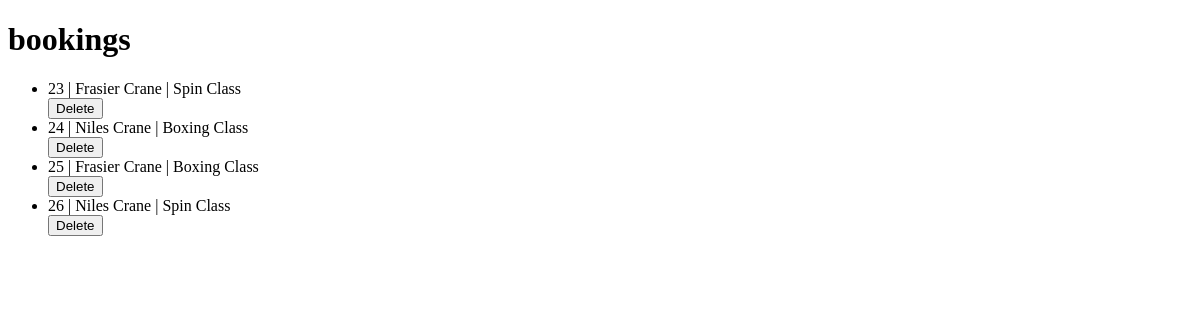
Before: /bookings with the older database file.
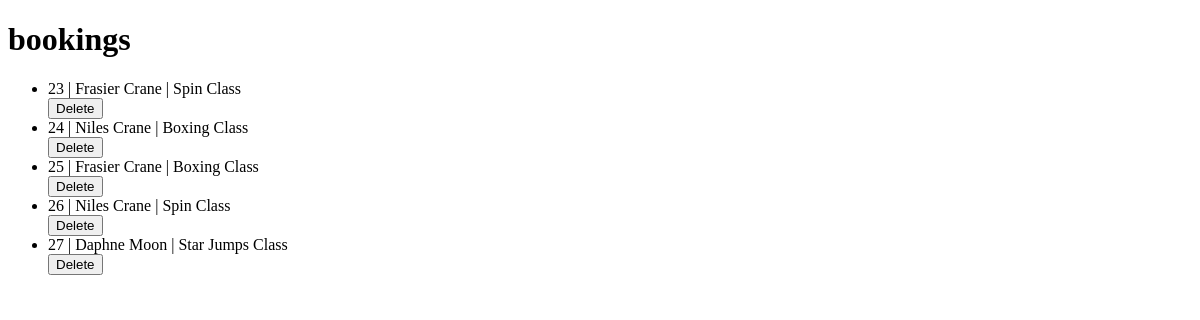
After: the same page with the newer database file.
### tables this page shows
CREATE TABLE members (
    id INTEGER PRIMARY KEY AUTOINCREMENT,
    first_name VARCHAR,
    last_name VARCHAR,
    dob DATE
);

CREATE TABLE workouts (
    id INTEGER PRIMARY KEY AUTOINCREMENT,
    name VARCHAR,
    date DATE,
    description TEXT,
    duration INTEGER
);

### controllers/booking_controller.py (the view)
@bookings_blueprint.route("/bookings")
def bookings():
    bookings = booking_repository.select_all()
    return render_template("bookings/index.html", bookings=bookings)

### db/run_sql.py (called while the page is built)
def get_db():
    path = os.path.dirname(os.path.abspath(__file__))
    db = os.path.join(path, "gym_db.db")
    conn = sqlite3.connect(db)
    conn.execute("PRAGMA foreign_keys = 1")
    conn.row_factory = sqlite3.Row
    return conn

def run_sql(sql, values = []):
    db = get_db()
    cursor = db.cursor()
    cursor.execute(sql, values)
    results = cursor.fetchall()
    db.commit()
    db.close()
    return results

### repositories/booking_repository.py (called while the page is built)
def select_all():
    bookings = []
    sql = "SELECT * FROM bookings"
    results = run_sql(sql)
    for row in results:
        member = member_repository.select(row['member_id'])
        workout = workout_repository.select(row['workout_id'])
        booking = Booking(member, workout, row['id'])
        bookings.append(booking)
    return bookings

### repositories/member_repository.py (called while the page is built)
def select(id):
    member = None
    sql = "SELECT * FROM members WHERE id = ?"
    values = [id]
    result = run_sql(sql, values)[0]
    if result is not None:
        member = Member(result['first_name'], result['last_name'], result['dob'], result['id'])
    return member

### repositories/workout_repository.py (called while the page is built)
def select(id):
    workout = None
    sql = "SELECT * FROM workouts where id = ?"
    values = [id]
    result = run_sql(sql, values)[0]
    if result is not None:
        workout = Workout(result['name'], result['date'], result['description'], result['duration'], result['id'])
    return workout

### templates/bookings/index.html
{% extends 'base.html'%}
{% block content %}
<h1>bookings</h1>
<div>
    <ul>
        {% for booking in bookings %}
        <li>{{booking.id}} | {{booking.member.first_name}} {{booking.member.last_name}} | {{booking.workout.name}}</li>
        <form action="/bookings/{{booking.id}}/delete" method="POST">
            <button>Delete</button>
        </form>
        {% endfor %}
    </ul>
</div>
{% endblock %}

### templates/base.html (shortened to what this page needs)
<!DOCTYPE html>
<html lang="en">
<head>
</head>
<body>
        {% block content %}
        {% endblock%}
</body>
</html>

Changed rows visible on the page:
added members: member.first_name "Daphne", member.last_name "Moon"
now on this page (row unchanged): workouts: workout.name "Star Jumps Class"
Other visible differences:
new list line: "27 | | Delete"
